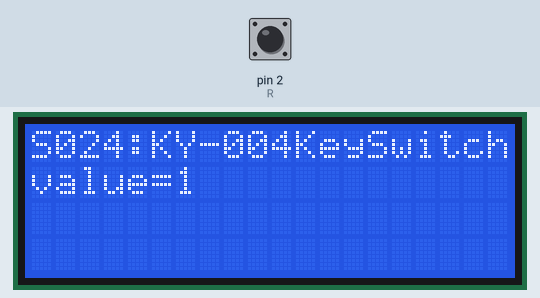
Recording of a sketch running on a simulated Arduino Uno, built with avr-gcc and run on an emulated ATmega328P. On the bench: 20×4 character LCD. Inputs (shaded band) come from the test bench; at power-on: pin 2 (R) HIGH.

Above: at 2.2 s.
2.3 s: pin 2 (R) pulled LOW for 0.15 s
At 3.3 s:
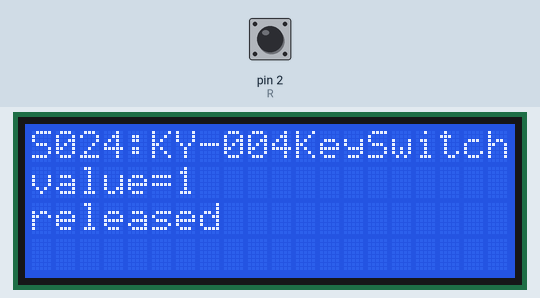
4.0 s: pin 2 (R) pulled LOW for 3.2 s
At 5.5 s:
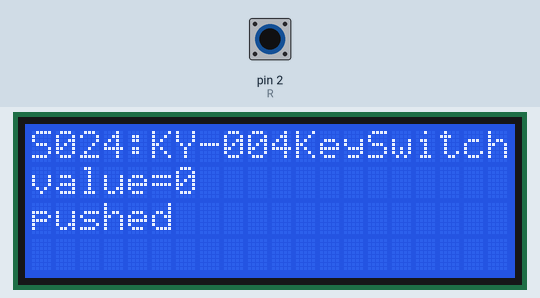
8.8 s: pin 2 (R) pulled LOW for 1 s
At 11.2 s:
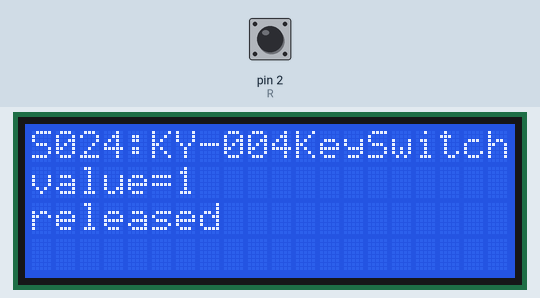
Timing chart, 0 to 12.7 s (numbered marks = the images above; inputs shaded):
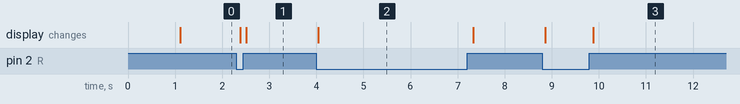

Measured:
- after the input at 2.3 s, the display: first changes after 0.08 s (image 1 shows a later state)
- after the input at 4.0 s, the display: changes at once (image 2)
- after the input at 8.8 s, the display: first changes after 0.06 s (image 3 shows a later state)

The sketch:

basic_test.ino
```cpp
/* Key Switch Module (KY-004) [S024] : http://rdiot.tistory.com/127 [RDIoT Demo] */

#include <Wire.h>
#include <LiquidCrystal_I2C.h>

LiquidCrystal_I2C lcd(0x27,20,4);  // LCD2004
int R = 2;
byte lastButton = HIGH;
byte nowButton = HIGH;

void setup()
{
  lcd.init();  // initialize the lcd
  lcd.backlight();
  lcd.print("start LCD2004");
  pinMode(R, INPUT);
  digitalWrite(R, HIGH);

  delay(1000);

  lcd.clear();
}

void loop()
{

  lcd.setCursor(0,0);
  lcd.print("S024:KY-004KeySwitch");

  byte nowButton = digitalRead(R);

  lcd.setCursor(0,1);
  lcd.print("value="+(String)nowButton);

  if (HIGH == lastButton)
  {
    if (LOW == nowButton)
    {
     lcd.setCursor(0,2);
     lcd.print("pushed  ");
    }
  }
  else
  {
    if (HIGH == nowButton)
    {
     lcd.setCursor(0,2);
     lcd.print("released");
    }
  }

 lastButton = digitalRead(R);
 delay(100);

}
```
